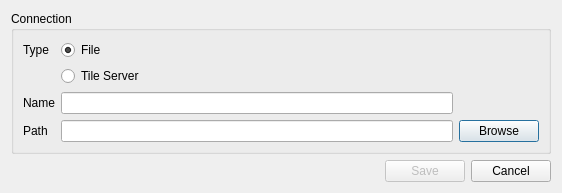
<?xml version="1.0" encoding="UTF-8"?>
<ui version="4.0">
 <class>DlgEditConnection</class>
 <widget class="QDialog" name="DlgEditConnection">
  <property name="geometry">
   <rect>
    <x>0</x>
    <y>0</y>
    <width>562</width>
    <height>177</height>
   </rect>
  </property>
  <property name="windowTitle">
   <string>Edit Connection</string>
  </property>
  <layout class="QVBoxLayout" name="verticalLayout_3" stretch="0,1">
   <item>
    <widget class="QGroupBox" name="groupBox">
     <property name="title">
      <string>Connection</string>
     </property>
     <layout class="QGridLayout" name="gridLayout" columnstretch="0,1,0">
      <item row="3" column="0">
       <widget class="QLabel" name="lblSource">
        <property name="text">
         <string>Path</string>
        </property>
       </widget>
      </item>
      <item row="0" column="0">
       <widget class="QLabel" name="label_3">
        <property name="text">
         <string>Type</string>
        </property>
       </widget>
      </item>
      <item row="2" column="0">
       <widget class="QLabel" name="label">
        <property name="text">
         <string>Name</string>
        </property>
       </widget>
      </item>
      <item row="1" column="1">
       <widget class="QRadioButton" name="rbServer">
        <property name="text">
         <string>Tile Server</string>
        </property>
        <attribute name="buttonGroup">
         <string notr="true">buttonGroup</string>
        </attribute>
       </widget>
      </item>
      <item row="2" column="1">
       <widget class="QLineEdit" name="txtName">
        <property name="text">
         <string/>
        </property>
       </widget>
      </item>
      <item row="3" column="1">
       <widget class="QLineEdit" name="txtUrl">
        <property name="toolTip">
         <string>The URL to the TileJSON of the tile service (e.g. http://yourtilehoster.com/index.json)</string>
        </property>
        <property name="text">
         <string/>
        </property>
        <property name="placeholderText">
         <string/>
        </property>
       </widget>
      </item>
      <item row="0" column="1">
       <widget class="QRadioButton" name="rbFile">
        <property name="text">
         <string>File</string>
        </property>
        <property name="checked">
         <bool>true</bool>
        </property>
        <attribute name="buttonGroup">
         <string notr="true">buttonGroup</string>
        </attribute>
       </widget>
      </item>
      <item row="3" column="2">
       <widget class="QPushButton" name="btnBrowse">
        <property name="text">
         <string>Browse</string>
        </property>
       </widget>
      </item>
     </layout>
    </widget>
   </item>
   <item>
    <layout class="QHBoxLayout" name="horizontalLayout">
     <item>
      <spacer name="horizontalSpacer">
       <property name="orientation">
        <enum>Qt::Horizontal</enum>
       </property>
       <property name="sizeHint" stdset="0">
        <size>
         <width>40</width>
         <height>20</height>
        </size>
       </property>
      </spacer>
     </item>
     <item>
      <widget class="QPushButton" name="btnSave">
       <property name="enabled">
        <bool>false</bool>
       </property>
       <property name="text">
        <string>Save</string>
       </property>
       <property name="checkable">
        <bool>false</bool>
       </property>
      </widget>
     </item>
     <item>
      <widget class="QPushButton" name="btnCancel">
       <property name="text">
        <string>Cancel</string>
       </property>
      </widget>
     </item>
    </layout>
   </item>
  </layout>
 </widget>
 <resources/>
 <connections>
  <connection>
   <sender>btnCancel</sender>
   <signal>clicked()</signal>
   <receiver>DlgEditConnection</receiver>
   <slot>reject()</slot>
   <hints>
    <hint type="sourcelabel">
     <x>472</x>
     <y>110</y>
    </hint>
    <hint type="destinationlabel">
     <x>259</x>
     <y>65</y>
    </hint>
   </hints>
  </connection>
  <connection>
   <sender>btnSave</sender>
   <signal>clicked()</signal>
   <receiver>DlgEditConnection</receiver>
   <slot>accept()</slot>
   <hints>
    <hint type="sourcelabel">
     <x>391</x>
     <y>110</y>
    </hint>
    <hint type="destinationlabel">
     <x>259</x>
     <y>65</y>
    </hint>
   </hints>
  </connection>
 </connections>
 <buttongroups>
  <buttongroup name="buttonGroup"/>
 </buttongroups>
</ui>
